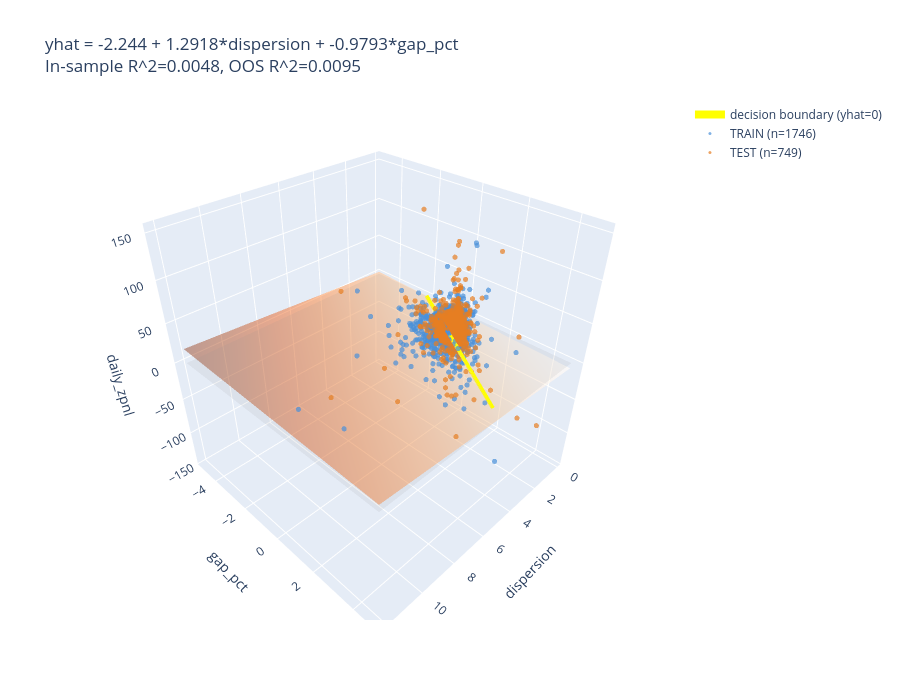

The cell this chart's notebook holds for it:
### Markdown cell above
### 8B. Interactive 3D (Plotly) -- same fit, same data

### Code cell
import plotly.graph_objects as go

x1_range = np.linspace(daily2[FEATURE].min(), daily2[FEATURE].max(), 30)
x2_range = np.linspace(daily2[FEATURE2].min(), daily2[FEATURE2].max(), 30)
X1_grid, X2_grid = np.meshgrid(x1_range, x2_range)
Z_grid = b0_2 + b1_2 * X1_grid + b2_2 * X2_grid

fig3d = go.Figure()

fig3d.add_trace(go.Surface(x=x1_range, y=x2_range, z=Z_grid, opacity=0.45,
                            colorscale='Oranges', showscale=False, name='TRAIN-fit plane'))

# z=0 reference plane
Z0 = np.zeros_like(Z_grid)
fig3d.add_trace(go.Surface(x=x1_range, y=x2_range, z=Z0, opacity=0.12,
                            colorscale=[[0, 'gray'], [1, 'gray']], showscale=False, name='z=0 reference'))

# decision boundary: yhat=0 -> gap_pct = -(b0+b1*x1)/b2, clipped to plotted gap_pct range
if abs(b2_2) > 1e-12:
    boundary_x2 = -(b0_2 + b1_2 * x1_range) / b2_2
    mask = (boundary_x2 >= daily2[FEATURE2].min()) & (boundary_x2 <= daily2[FEATURE2].max())
    fig3d.add_trace(go.Scatter3d(x=x1_range[mask], y=boundary_x2[mask], z=np.zeros(mask.sum()),
                                  mode='lines', line=dict(color='yellow', width=8),
                                  name='decision boundary (yhat=0)'))

for label, d, color in [('TRAIN', train2, '#4a90d9'), ('TEST', test2, '#e67e22')]:
    fig3d.add_trace(go.Scatter3d(
        x=d[FEATURE], y=d[FEATURE2], z=d['daily_zpnl'], mode='markers',
        marker=dict(size=3, color=color, opacity=0.7), name=f'{label} (n={len(d)})',
        customdata=np.stack([d['date'].astype(str)], axis=-1),
        hovertemplate='date=%{customdata[0]}<br>dispersion=%{x:.3f}<br>gap_pct=%{y:.3f}<br>daily_zpnl=%{z:.2f}<extra></extra>'
    ))

fig3d.update_layout(
    title=f'yhat = {b0_2:.3f} + {b1_2:.4f}*dispersion + {b2_2:.4f}*gap_pct<br>'
          f'In-sample R^2={r2_in_sample:.4f}, OOS R^2={r2_oos2:.4f}',
    scene=dict(xaxis_title='dispersion', yaxis_title='gap_pct', zaxis_title='daily_zpnl'),
    width=900, height=700
)
fig3d.write_html('55a_two_feature_plane.html')
fig3d.show()
print('Saved: 55a_two_feature_plane.html')

### Figure 1 — Plotly figure (JSON) as saved in the notebook; plotly's stock layout.template omitted (floating-point values rounded to 4 significant figures; data arrays with more than 128 entries replaced by an {"elided": "..."} marker saying what was removed)
{"data": [{"colorscale": [[0.0, "rgb(255,245,235)"], [0.125, "rgb(254,230,206)"], [0.25, "rgb(253,208,162)"], [0.375, "rgb(253,174,107)"], [0.5, "rgb(253,141,60)"], [0.625, "rgb(241,105,19)"], [0.75, "rgb(217,72,1)"], [0.875, "rgb(166,54,3)"], [1.0, "rgb(127,39,4)"]], "name": "TRAIN-fit plane", "opacity": 0.45, "showscale": false, "type": "surface", "x": [0.1156, 0.528, 0.9404, 1.353, 1.765, 2.178, 2.59, 3.003, 3.415, 3.827, 4.24, 4.652, 5.065, 5.477, 5.89, 6.302, 6.714, 7.127, 7.539, 7.952, 8.364, 8.777, 9.189, 9.601, 10.01, 10.43, 10.84, 11.25, 11.66, 12.08], "y": [-5.004, -4.663, -4.323, -3.983, -3.643, -3.303, -2.963, -2.622, -2.282, -1.942, -1.602, -1.262, -0.9215, -0.5814, -0.2412, 0.09899, 0.4392, 0.7793, 1.12, 1.46, 1.8, 2.14, 2.48, 2.82, 3.161, 3.501, 3.841, 4.181, 4.521, 4.861], "z": {"elided": "30x30 float values"}}, {"colorscale": [[0, "gray"], [1, "gray"]], "name": "z=0 reference", "opacity": 0.12, "showscale": false, "type": "surface", "x": [0.1156, 0.528, 0.9404, 1.353, 1.765, 2.178, 2.59, 3.003, 3.415, 3.827, 4.24, 4.652, 5.065, 5.477, 5.89, 6.302, 6.714, 7.127, 7.539, 7.952, 8.364, 8.777, 9.189, 9.601, 10.01, 10.43, 10.84, 11.25, 11.66, 12.08], "y": [-5.004, -4.663, -4.323, -3.983, -3.643, -3.303, -2.963, -2.622, -2.282, -1.942, -1.602, -1.262, -0.9215, -0.5814, -0.2412, 0.09899, 0.4392, 0.7793, 1.12, 1.46, 1.8, 2.14, 2.48, 2.82, 3.161, 3.501, 3.841, 4.181, 4.521, 4.861], "z": {"elided": "30x30 float values"}}, {"line": {"color": "yellow", "width": 8}, "mode": "lines", "name": "decision boundary (yhat=0)", "type": "scatter3d", "x": [0.1156, 0.528, 0.9404, 1.353, 1.765, 2.178, 2.59, 3.003, 3.415, 3.827, 4.24, 4.652, 5.065], "y": [-2.139, -1.595, -1.051, -0.5065, 0.03751, 0.5816, 1.126, 1.67, 2.214, 2.758, 3.302, 3.846, 4.39], "z": [0.0, 0.0, 0.0, 0.0, 0.0, 0.0, 0.0, 0.0, 0.0, 0.0, 0.0, 0.0, 0.0]}, {"customdata": {"elided": "1746x1 str values"}, "hovertemplate": "date=%{customdata[0]}<br>dispersion=%{x:.3f}<br>gap_pct=%{y:.3f}<br>daily_zpnl=%{z:.2f}<extra></extra>", "marker": {"color": "#4a90d9", "opacity": 0.7, "size": 3}, "mode": "markers", "name": "TRAIN (n=1746)", "type": "scatter3d", "x": {"elided": "1746 float values"}, "y": {"elided": "1746 float values"}, "z": {"elided": "1746 float values"}}, {"customdata": {"elided": "749x1 str values"}, "hovertemplate": "date=%{customdata[0]}<br>dispersion=%{x:.3f}<br>gap_pct=%{y:.3f}<br>daily_zpnl=%{z:.2f}<extra></extra>", "marker": {"color": "#e67e22", "opacity": 0.7, "size": 3}, "mode": "markers", "name": "TEST (n=749)", "type": "scatter3d", "x": {"elided": "749 float values"}, "y": {"elided": "749 float values"}, "z": {"elided": "749 float values"}}], "layout": {"height": 700, "scene": {"xaxis": {"title": {"text": "dispersion"}}, "yaxis": {"title": {"text": "gap_pct"}}, "zaxis": {"title": {"text": "daily_zpnl"}}}, "title": {"text": "yhat = -2.244 + 1.2918*dispersion + -0.9793*gap_pct<br>In-sample R^2=0.0048, OOS R^2=0.0095"}, "width": 900}}
